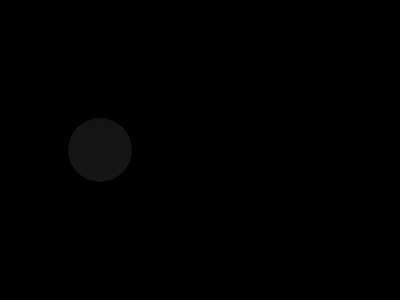
Frame 1 (no input)
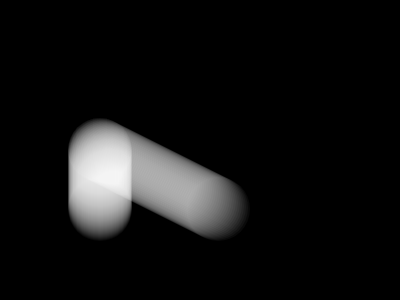
Frame 60 (no input)
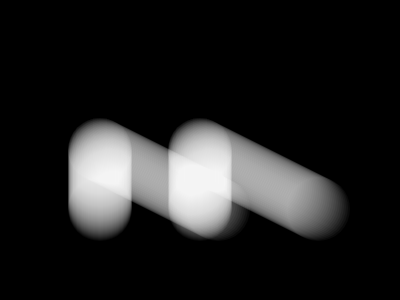
Frame 120 (the mouse pressed at the canvas centre since frame 60)

The p5.js sketch that drew these frames (run headless with seeded random() and noise() and a simulated clock; from frame 60 on, the mouse is pressed at the canvas centre):

// p5.js sketch
// ── sketch.js
// https://editor.p5js.org/jht1493/sketches/0qBB2QGDI
// circleX object literal

let aCircle = {
  x: 100,
  y: 150,
  sx: 2,
  sy: 1,
  d: 64,
  r: 255,
  g: 255,
  b: 255,
  a: 10
};
let bCircle = {
  x: 100,
  y: 150,
  sx: 0,
  sy: 1,
  d: 64,
  r: 255,
  g: 255,
  b: 255,
  a: 10
};

function setup() {
  let myCanvas = createCanvas(400, 300);
  myCanvas.mousePressed(function () {
    aCircle.x = mouseX;
    aCircle.y = mouseY;
    bCircle.x = mouseX;
    bCircle.y = mouseY;
  })
  createButton('backg 0').mousePressed(function() {
    console.log('calling background');
    background(0);
  });
  createButton('jump').mousePressed(function() {
    // aCircle
    aCircle.y = random(0,height)
    aCircle.x = random(0,width)
    aCircle.r = random(100,255)
    aCircle.g = random(100,255)
    aCircle.b = random(100,255)
    // bCircle
    bCircle.x = random(0,width)
    bCircle.r = random(100,255)
    bCircle.g = random(100,255)
    bCircle.b = random(100,255)
  });
  background(0);
}

function draw() {
  // background(0);
  noStroke();
  // fill(255);
  fill(aCircle.r, aCircle.g, aCircle.b, aCircle.a);
  circle(aCircle.x, aCircle.y, aCircle.d);
  aCircle.x = (aCircle.x + aCircle.sx) % width;
  aCircle.y = (aCircle.y + aCircle.sy) % width;

  fill(bCircle.r, bCircle.g, bCircle.b, bCircle.a);
  circle(bCircle.x, bCircle.y, bCircle.d);
  bCircle.x = (bCircle.x + bCircle.sx) % width;
  bCircle.y = (bCircle.y + bCircle.sy) % width;
}

// https://editor.p5js.org/jht1493/sketches/a60pgYiUH
// circleX random colors

// https://editor.p5js.org/jht1493/sketches/AJxU3gRhX
// myCanvas buttons random

// https://editor.p5js.org/jht1493/sketches/L55nCCMds
// variable circleX myCanvas buttons

// Move to myCanvas.mousePressed to allow buttons
// to work.
// function mousePressed() {
//   circleX = 0;
// }

// https://editor.p5js.org/jht1493/sketches/JVoQAP3aM
// variable circleX myCanvas

// Make Your Own (Make Your Own Variable)
// Code! Programming with p5.js
// The Coding Train / Daniel Shiffman
// https://thecodingtrain.com/beginners/p5js/2.2-make-your-own.html
// https://youtu.be/dRhXIIFp-ys

// Make Your Own Variable: https://editor.p5js.org/codingtrain/sketches/xPXNdPy17
// Growing Circle Exercise: https://editor.p5js.org/codingtrain/sketches/ehbMJ-otC
